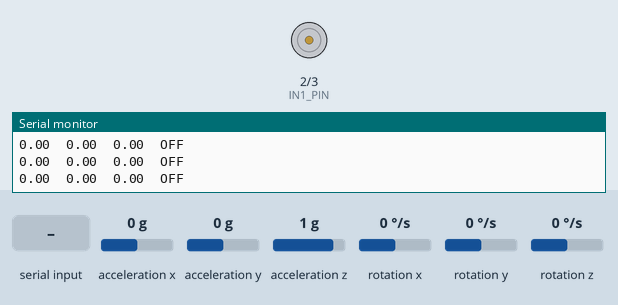
The sketch below on a simulated Arduino Uno, built with avr-gcc and run on an emulated ATmega328P. Shown: motor-driver pin pairs drawn as motors (green arrow = first pin HIGH = forward, orange = second pin HIGH = backward, longer = more drive, scaled by the enable pin), the last lines printed to the serial monitor. Wiring (inferred from the names in the program): MPU-6050 motion sensor at I2C address 0x68. The test bench sets the inputs (shaded band); at power-on: acceleration x 0 g, acceleration y 0 g, acceleration z 1 g, rotation x 0 °/s, rotation y 0 °/s, rotation z 0 °/s.

Above: at 2.5 s.
2.6 s: "E" received over Serial
At 3.4 s:
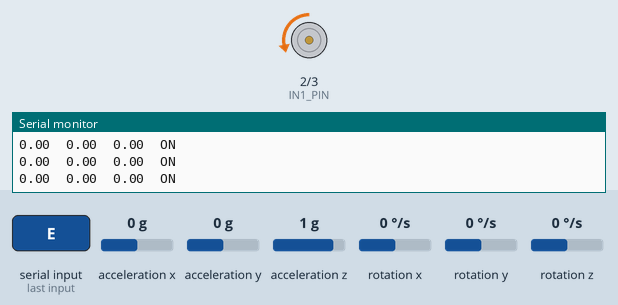
4.1 s: acceleration x set to -0.8 g
At 4.51 s:
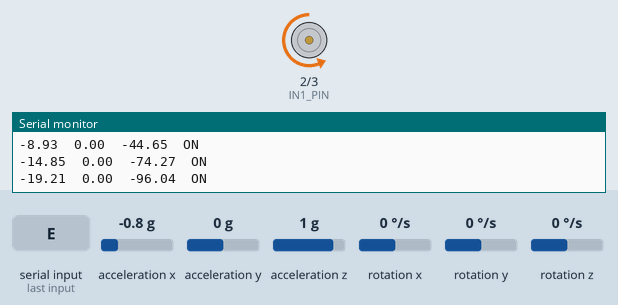
Timing chart, 0 to 7.1 s (numbered marks = the images above; inputs shaded):
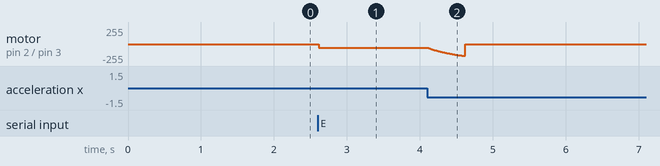

Measured:
- after the input at 2.6 s, motor on pin 2 (IN1_PIN) / pin 3 (IN2_PIN): stopped → backward 55/255 at once

The sketch:

balance-test.ino
```cpp
#include <Wire.h>
#include <math.h>

// ---------- MPU6050 ----------
const uint8_t MPU_ADDR = 0x68;

// ---------- L298N: one motor channel ----------
const uint8_t ENA_PIN = 9;
const uint8_t IN1_PIN = 2;
const uint8_t IN2_PIN = 3;

// ---------- Controller settings ----------
float Kp = 5.0;
float Kd = 0.6;

const float ALPHA = 0.98;
const float FALL_ANGLE_DEG = 25.0;
const int MIN_PWM = 55;
const int MAX_PWM = 180;

float baseTilt = 0.0;
float currentAngle = 0.0;

unsigned long lastLoopUs = 0;
unsigned long lastPrintMs = 0;

bool enabled = false;

// ---------- MPU6050 helpers ----------
int16_t read16() {
  uint8_t hi = Wire.read();
  uint8_t lo = Wire.read();
  return (int16_t)(((uint16_t)hi << 8) | lo);
}

bool readIMU(int16_t &ax, int16_t &az, int16_t &gy) {
  Wire.beginTransmission(MPU_ADDR);
  Wire.write(0x3B);

  if (Wire.endTransmission(false) != 0) {
    return false;
  }

  if (Wire.requestFrom(MPU_ADDR, (uint8_t)14,
                       (uint8_t)true) != 14) {
    return false;
  }

  ax = read16();
  read16();        // ay
  az = read16();
  read16();        // temperature
  read16();        // gx
  gy = read16();
  read16();        // gz

  return true;
}

float accelAngle(int16_t ax, int16_t az) {
  return atan2((float)ax, (float)az) * RAD_TO_DEG;
}

// ---------- Motor control ----------
void motorStop() {
  analogWrite(ENA_PIN, 0);
  digitalWrite(IN1_PIN, LOW);
  digitalWrite(IN2_PIN, LOW);
}

void driveMotor(float output) {
  if (output > 0) {
    digitalWrite(IN1_PIN, HIGH);
    digitalWrite(IN2_PIN, LOW);
  } else {
    digitalWrite(IN1_PIN, LOW);
    digitalWrite(IN2_PIN, HIGH);
  }

  int pwm = MIN_PWM + (int)fabs(output);
  pwm = constrain(pwm, MIN_PWM, MAX_PWM);

  analogWrite(ENA_PIN, pwm);
}

// ---------- Setup ----------
void setup() {
  pinMode(ENA_PIN, OUTPUT);
  pinMode(IN1_PIN, OUTPUT);
  pinMode(IN2_PIN, OUTPUT);

  motorStop();

  Serial.begin(115200);
  Wire.begin();

  #if defined(WIRE_HAS_TIMEOUT)
    Wire.setWireTimeout(3000, true);
  #endif

  // Wake MPU6050.
  Wire.beginTransmission(MPU_ADDR);
  Wire.write(0x6B);
  Wire.write(0x00);

  if (Wire.endTransmission() != 0) {
    Serial.println(F("MPU6050 initialization failed."));
    while (true) {
      motorStop();
      delay(100);
    }
  }

  Wire.beginTransmission(MPU_ADDR);
  Wire.write(0x1A);
  Wire.write(0x04);
  Wire.endTransmission();

  Serial.println(F("\nBalance Test"));
  Serial.println(F("Keep robot supported during calibration."));
  Serial.println(F("Commands: E=enable, S=stop, R=calibrate"));
  Serial.println(F("Angle, gyroRate, output, enabled"));

  // Calibrate with robot held at the desired upright angle.
  float sum = 0.0;
  const int samples = 200;

  for (int i = 0; i < samples; i++) {
    int16_t ax, az, gy;

    if (!readIMU(ax, az, gy)) {
      Serial.println(F("Sensor read failed during calibration."));
      while (true) {
        motorStop();
        delay(100);
      }
    }

    sum += accelAngle(ax, az);
    delay(5);
  }

  baseTilt = sum / samples;
  currentAngle = 0.0;

  lastLoopUs = micros();

  Serial.print(F("Upright reference: "));
  Serial.println(baseTilt, 2);
  Serial.println(F("Motor output remains disabled. Send E to enable."));
}

// ---------- Main loop ----------
void loop() {
  // Serial safety commands.
  while (Serial.available()) {
    char c = Serial.read();

    if (c == 'S' || c == 's') {
      enabled = false;
      motorStop();
      Serial.println(F("MOTOR STOPPED"));
    }

    if (c == 'E' || c == 'e') {
      enabled = true;
      lastLoopUs = micros();
      Serial.println(F("CONTROL ENABLED"));
    }

    if (c == 'R' || c == 'r') {
      enabled = false;
      motorStop();
      Serial.println(F("Restart board to recalibrate safely."));
    }
  }

  unsigned long nowUs = micros();
  float dt = (nowUs - lastLoopUs) * 1e-6;

  if (dt < 0.01) return;

  lastLoopUs = nowUs;

  // Reject unusually long intervals.
  if (dt > 0.05) {
    motorStop();
    enabled = false;
    Serial.println(F("Loop timing fault: motor disabled."));
    return;
  }

  int16_t ax, az, gy;

  if (!readIMU(ax, az, gy)) {
    motorStop();
    enabled = false;
    Serial.println(F("IMU read failure: motor disabled."));
    return;
  }

  float accError = accelAngle(ax, az) - baseTilt;
  float gyroRate = gy / 131.0;

  currentAngle =
      ALPHA * (currentAngle + gyroRate * dt)
      + (1.0 - ALPHA) * accError;

  float output = Kp * currentAngle + Kd * gyroRate;

  if (fabs(currentAngle) > FALL_ANGLE_DEG) {
    motorStop();
    enabled = false;
    Serial.println(F("FALL LIMIT: motor disabled."));
    return;
  }

  if (enabled) {
    driveMotor(output);
  } else {
    motorStop();
  }

  if (millis() - lastPrintMs >= 100) {
    lastPrintMs = millis();

    Serial.print(currentAngle, 2);
    Serial.print('\t');
    Serial.print(gyroRate, 2);
    Serial.print('\t');
    Serial.print(output, 2);
    Serial.print('\t');
    Serial.println(enabled ? F("ON") : F("OFF"));
  }
}
```
